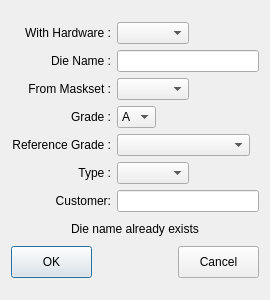
<?xml version="1.0" encoding="UTF-8"?>
<ui version="4.0">
 <class>NewDieWizard</class>
 <widget class="QDialog" name="NewDieWizard">
  <property name="geometry">
   <rect>
    <x>0</x>
    <y>0</y>
    <width>270</width>
    <height>300</height>
   </rect>
  </property>
  <property name="sizePolicy">
   <sizepolicy hsizetype="Preferred" vsizetype="Fixed">
    <horstretch>0</horstretch>
    <verstretch>0</verstretch>
   </sizepolicy>
  </property>
  <property name="minimumSize">
   <size>
    <width>270</width>
    <height>300</height>
   </size>
  </property>
  <property name="maximumSize">
   <size>
    <width>16777215</width>
    <height>300</height>
   </size>
  </property>
  <property name="baseSize">
   <size>
    <width>259</width>
    <height>223</height>
   </size>
  </property>
  <property name="windowTitle">
   <string>Dialog</string>
  </property>
  <layout class="QGridLayout" name="gridLayout">
   <item row="0" column="0">
    <layout class="QVBoxLayout" name="verticalLayout">
     <item>
      <layout class="QHBoxLayout" name="withHardwareLayout">
       <item>
        <widget class="QLabel" name="label_3">
         <property name="sizePolicy">
          <sizepolicy hsizetype="Fixed" vsizetype="Fixed">
           <horstretch>0</horstretch>
           <verstretch>0</verstretch>
          </sizepolicy>
         </property>
         <property name="minimumSize">
          <size>
           <width>100</width>
           <height>22</height>
          </size>
         </property>
         <property name="maximumSize">
          <size>
           <width>100</width>
           <height>22</height>
          </size>
         </property>
         <property name="text">
          <string>With Hardware :</string>
         </property>
         <property name="alignment">
          <set>Qt::AlignRight|Qt::AlignTrailing|Qt::AlignVCenter</set>
         </property>
        </widget>
       </item>
       <item>
        <widget class="QComboBox" name="withHardware">
         <property name="minimumSize">
          <size>
           <width>0</width>
           <height>22</height>
          </size>
         </property>
         <property name="maximumSize">
          <size>
           <width>16777215</width>
           <height>22</height>
          </size>
         </property>
        </widget>
       </item>
       <item>
        <spacer name="horizontalSpacer_3">
         <property name="orientation">
          <enum>Qt::Horizontal</enum>
         </property>
         <property name="sizeHint" stdset="0">
          <size>
           <width>13</width>
           <height>20</height>
          </size>
         </property>
        </spacer>
       </item>
      </layout>
     </item>
     <item>
      <layout class="QHBoxLayout" name="dieNameLayout">
       <item>
        <widget class="QLabel" name="label">
         <property name="sizePolicy">
          <sizepolicy hsizetype="Fixed" vsizetype="Fixed">
           <horstretch>0</horstretch>
           <verstretch>0</verstretch>
          </sizepolicy>
         </property>
         <property name="minimumSize">
          <size>
           <width>100</width>
           <height>22</height>
          </size>
         </property>
         <property name="maximumSize">
          <size>
           <width>100</width>
           <height>22</height>
          </size>
         </property>
         <property name="text">
          <string>Die Name :</string>
         </property>
         <property name="alignment">
          <set>Qt::AlignRight|Qt::AlignTrailing|Qt::AlignVCenter</set>
         </property>
        </widget>
       </item>
       <item>
        <widget class="QLineEdit" name="dieName">
         <property name="minimumSize">
          <size>
           <width>133</width>
           <height>22</height>
          </size>
         </property>
         <property name="maximumSize">
          <size>
           <width>16777215</width>
           <height>22</height>
          </size>
         </property>
        </widget>
       </item>
      </layout>
     </item>
     <item>
      <layout class="QHBoxLayout" name="fromMasksetLayout">
       <item>
        <widget class="QLabel" name="label_2">
         <property name="sizePolicy">
          <sizepolicy hsizetype="Fixed" vsizetype="Fixed">
           <horstretch>0</horstretch>
           <verstretch>0</verstretch>
          </sizepolicy>
         </property>
         <property name="minimumSize">
          <size>
           <width>100</width>
           <height>22</height>
          </size>
         </property>
         <property name="maximumSize">
          <size>
           <width>100</width>
           <height>22</height>
          </size>
         </property>
         <property name="text">
          <string>From Maskset :</string>
         </property>
         <property name="alignment">
          <set>Qt::AlignRight|Qt::AlignTrailing|Qt::AlignVCenter</set>
         </property>
        </widget>
       </item>
       <item>
        <widget class="QComboBox" name="fromMaskset">
         <property name="minimumSize">
          <size>
           <width>0</width>
           <height>22</height>
          </size>
         </property>
         <property name="maximumSize">
          <size>
           <width>16777215</width>
           <height>22</height>
          </size>
         </property>
        </widget>
       </item>
       <item>
        <spacer name="horizontalSpacer_2">
         <property name="orientation">
          <enum>Qt::Horizontal</enum>
         </property>
         <property name="sizeHint" stdset="0">
          <size>
           <width>13</width>
           <height>20</height>
          </size>
         </property>
        </spacer>
       </item>
      </layout>
     </item>
     <item>
      <layout class="QHBoxLayout" name="gradeLayout">
       <item>
        <widget class="QLabel" name="gradeLabel">
         <property name="sizePolicy">
          <sizepolicy hsizetype="Fixed" vsizetype="Fixed">
           <horstretch>0</horstretch>
           <verstretch>0</verstretch>
          </sizepolicy>
         </property>
         <property name="minimumSize">
          <size>
           <width>100</width>
           <height>22</height>
          </size>
         </property>
         <property name="maximumSize">
          <size>
           <width>100</width>
           <height>22</height>
          </size>
         </property>
         <property name="text">
          <string>Grade :</string>
         </property>
         <property name="alignment">
          <set>Qt::AlignRight|Qt::AlignTrailing|Qt::AlignVCenter</set>
         </property>
        </widget>
       </item>
       <item>
        <widget class="QComboBox" name="grade">
         <item>
          <property name="text">
           <string>A</string>
          </property>
         </item>
         <item>
          <property name="text">
           <string>B</string>
          </property>
         </item>
         <item>
          <property name="text">
           <string>C</string>
          </property>
         </item>
         <item>
          <property name="text">
           <string>D</string>
          </property>
         </item>
         <item>
          <property name="text">
           <string>E</string>
          </property>
         </item>
         <item>
          <property name="text">
           <string>F</string>
          </property>
         </item>
         <item>
          <property name="text">
           <string>G</string>
          </property>
         </item>
         <item>
          <property name="text">
           <string>H</string>
          </property>
         </item>
         <item>
          <property name="text">
           <string>I</string>
          </property>
         </item>
        </widget>
       </item>
       <item>
        <spacer name="horizontalSpacer_7">
         <property name="orientation">
          <enum>Qt::Horizontal</enum>
         </property>
         <property name="sizeHint" stdset="0">
          <size>
           <width>13</width>
           <height>20</height>
          </size>
         </property>
        </spacer>
       </item>
      </layout>
     </item>
     <item>
      <layout class="QHBoxLayout" name="referenceGradeLayout">
       <item>
        <widget class="QLabel" name="referenceGradeLabel">
         <property name="sizePolicy">
          <sizepolicy hsizetype="Fixed" vsizetype="Fixed">
           <horstretch>0</horstretch>
           <verstretch>0</verstretch>
          </sizepolicy>
         </property>
         <property name="minimumSize">
          <size>
           <width>100</width>
           <height>22</height>
          </size>
         </property>
         <property name="maximumSize">
          <size>
           <width>100</width>
           <height>22</height>
          </size>
         </property>
         <property name="text">
          <string>Reference Grade :</string>
         </property>
         <property name="alignment">
          <set>Qt::AlignRight|Qt::AlignTrailing|Qt::AlignVCenter</set>
         </property>
        </widget>
       </item>
       <item>
        <widget class="QComboBox" name="referenceGrade">
         <property name="minimumSize">
          <size>
           <width>133</width>
           <height>22</height>
          </size>
         </property>
        </widget>
       </item>
       <item>
        <spacer name="horizontalSpacer_8">
         <property name="orientation">
          <enum>Qt::Horizontal</enum>
         </property>
         <property name="sizeHint" stdset="0">
          <size>
           <width>13</width>
           <height>0</height>
          </size>
         </property>
        </spacer>
       </item>
      </layout>
     </item>
     <item>
      <layout class="QHBoxLayout" name="typeLayout">
       <item>
        <widget class="QLabel" name="typeLabel">
         <property name="sizePolicy">
          <sizepolicy hsizetype="Fixed" vsizetype="Fixed">
           <horstretch>0</horstretch>
           <verstretch>0</verstretch>
          </sizepolicy>
         </property>
         <property name="minimumSize">
          <size>
           <width>100</width>
           <height>22</height>
          </size>
         </property>
         <property name="maximumSize">
          <size>
           <width>100</width>
           <height>22</height>
          </size>
         </property>
         <property name="text">
          <string>Type :</string>
         </property>
         <property name="alignment">
          <set>Qt::AlignRight|Qt::AlignTrailing|Qt::AlignVCenter</set>
         </property>
        </widget>
       </item>
       <item>
        <widget class="QComboBox" name="Type">
         <property name="minimumSize">
          <size>
           <width>0</width>
           <height>22</height>
          </size>
         </property>
         <property name="maximumSize">
          <size>
           <width>16777215</width>
           <height>22</height>
          </size>
         </property>
        </widget>
       </item>
       <item>
        <spacer name="horizontalSpacer_5">
         <property name="orientation">
          <enum>Qt::Horizontal</enum>
         </property>
         <property name="sizeHint" stdset="0">
          <size>
           <width>13</width>
           <height>20</height>
          </size>
         </property>
        </spacer>
       </item>
      </layout>
     </item>
     <item>
      <layout class="QHBoxLayout" name="customerLayout">
       <item>
        <widget class="QLabel" name="customerLabel">
         <property name="sizePolicy">
          <sizepolicy hsizetype="Fixed" vsizetype="Fixed">
           <horstretch>0</horstretch>
           <verstretch>0</verstretch>
          </sizepolicy>
         </property>
         <property name="minimumSize">
          <size>
           <width>100</width>
           <height>22</height>
          </size>
         </property>
         <property name="maximumSize">
          <size>
           <width>100</width>
           <height>22</height>
          </size>
         </property>
         <property name="text">
          <string>Customer:</string>
         </property>
         <property name="alignment">
          <set>Qt::AlignRight|Qt::AlignTrailing|Qt::AlignVCenter</set>
         </property>
        </widget>
       </item>
       <item>
        <widget class="QLineEdit" name="customer">
         <property name="minimumSize">
          <size>
           <width>133</width>
           <height>22</height>
          </size>
         </property>
         <property name="maximumSize">
          <size>
           <width>16777215</width>
           <height>22</height>
          </size>
         </property>
        </widget>
       </item>
      </layout>
     </item>
     <item>
      <widget class="QLabel" name="feedback">
       <property name="minimumSize">
        <size>
         <width>0</width>
         <height>0</height>
        </size>
       </property>
       <property name="maximumSize">
        <size>
         <width>16777215</width>
         <height>22</height>
        </size>
       </property>
       <property name="baseSize">
        <size>
         <width>0</width>
         <height>22</height>
        </size>
       </property>
       <property name="text">
        <string>Die name already exists</string>
       </property>
       <property name="alignment">
        <set>Qt::AlignCenter</set>
       </property>
      </widget>
     </item>
     <item>
      <layout class="QHBoxLayout" name="buttonLayout">
       <item>
        <widget class="QPushButton" name="OKButton">
         <property name="minimumSize">
          <size>
           <width>81</width>
           <height>32</height>
          </size>
         </property>
         <property name="maximumSize">
          <size>
           <width>81</width>
           <height>32</height>
          </size>
         </property>
         <property name="text">
          <string>OK</string>
         </property>
        </widget>
       </item>
       <item>
        <spacer name="horizontalSpacer">
         <property name="orientation">
          <enum>Qt::Horizontal</enum>
         </property>
         <property name="sizeHint" stdset="0">
          <size>
           <width>40</width>
           <height>20</height>
          </size>
         </property>
        </spacer>
       </item>
       <item>
        <widget class="QPushButton" name="CancelButton">
         <property name="minimumSize">
          <size>
           <width>81</width>
           <height>32</height>
          </size>
         </property>
         <property name="maximumSize">
          <size>
           <width>81</width>
           <height>32</height>
          </size>
         </property>
         <property name="text">
          <string>Cancel</string>
         </property>
        </widget>
       </item>
      </layout>
     </item>
    </layout>
   </item>
  </layout>
 </widget>
 <resources/>
 <connections/>
</ui>
